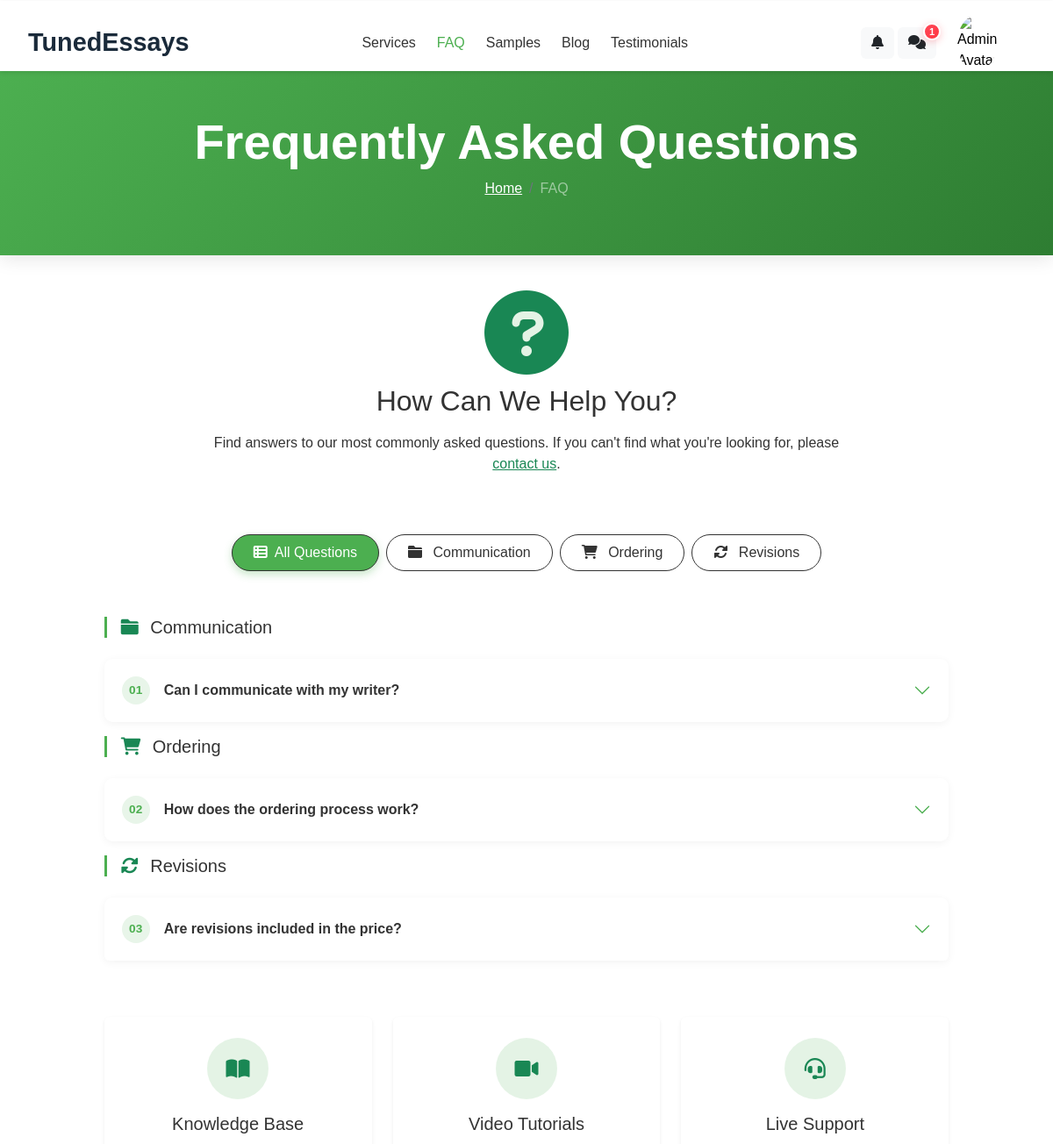
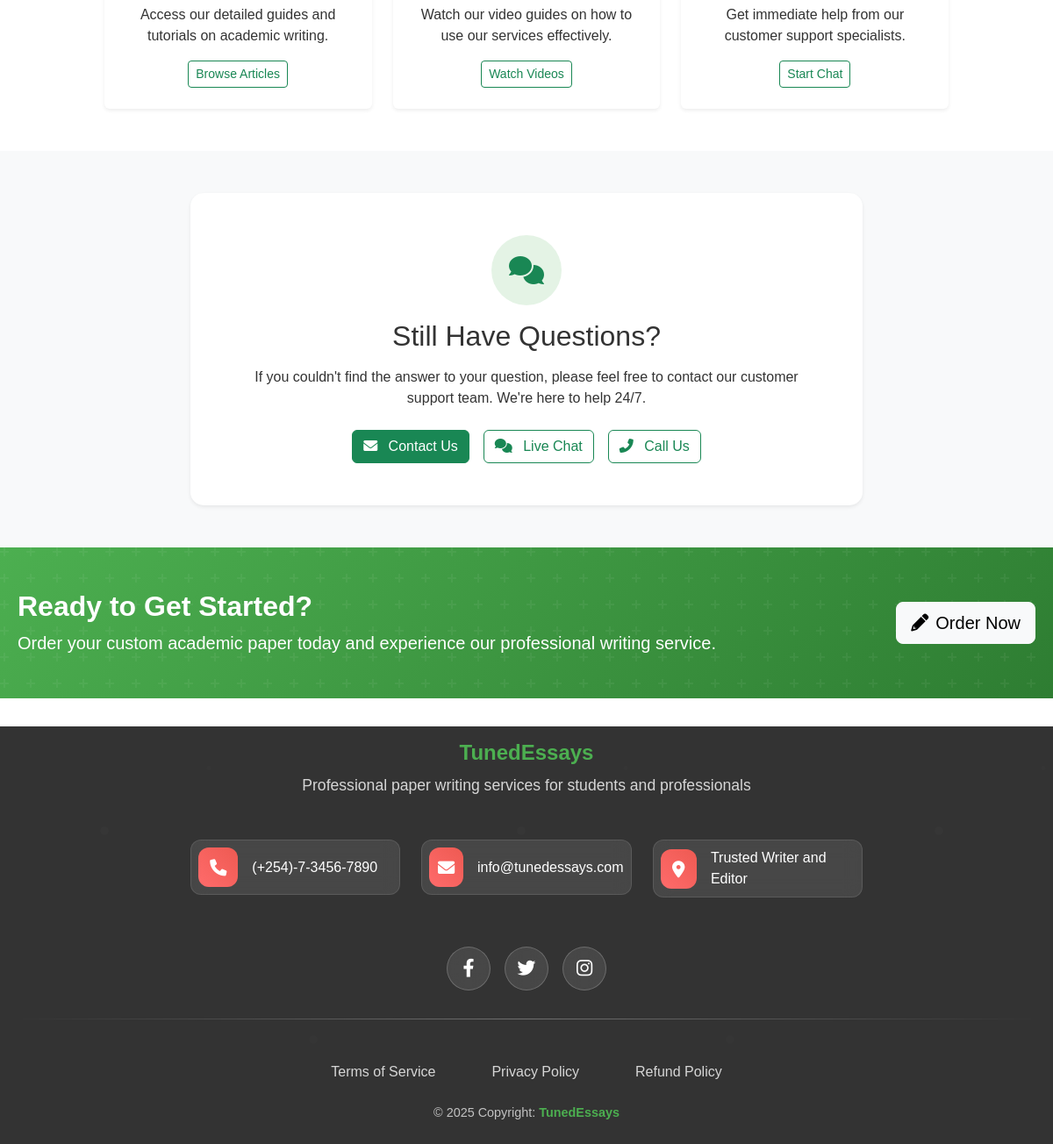
Screenshot of /faq (signed in) with the database file from the repository (2 pictures, top to bottom).
### app/models/content.py (models this page shows, shortened)
class FAQ(db.Model):
    id = db.Column(db.Integer, primary_key=True)
    question = db.Column(db.String(255), nullable=False)
    answer = db.Column(db.Text, nullable=False)
    category = db.Column(db.String(100), default='General')
    order = db.Column(db.Integer, default=0)

### app/routes/main.py (the view)
@main_bp.route('/faq')
def faq():
    faqs = FAQ.query.order_by(FAQ.category, FAQ.order).all()
    faq_categories = {}
    for faq in faqs:
        if faq.category not in faq_categories:
            faq_categories[faq.category] = []
        faq_categories[faq.category].append(faq)
    return render_template('faq.html',
                          faq_categories=faq_categories,
                          title="Frequently Asked Questions")

### app/templates/faq.html (shortened to what this page needs)
{% extends 'base.html' %}
{% block content %}
    <section class="page-header text-white py-5" style="background: linear-gradient(135deg, #4CAF50 0%, #2E7D32 100%);">
        <div class="container">
            <div class="row">
                <div class="col-12 text-center">
                    <h1 class="page-title display-4 fw-bold">Frequently Asked Questions</h1>
                    <nav aria-label="breadcrumb">
                        <ol class="breadcrumb justify-content-center">
                            <li class="breadcrumb-item"><a href="{{ url_for('main.home') }}" class="text-white">Home</a></li>
                            <li class="breadcrumb-item active text-white-50" aria-current="page">FAQ</li>
                        </ol>
                    </nav>
                </div>
            </div>
        </div>
    </section>
    <section class="section py-5">
        <div class="container">
            <div class="row justify-content-center mb-5">
                <div class="col-lg-8 text-center">
                    <div class="section-icon mb-3">
                        <span class="icon-circle bg-success-light text-success">
                            <i class="fas fa-question-circle fa-3x"></i>
                        </span>
                    </div>
                    <h2 class="section-title mb-3">How Can We Help You?</h2>
                    <p class="section-description">Find answers to our most commonly asked questions. If you can't find what you're looking for, please <a href="{{ url_for('main.contact') }}" class="text-success fw-medium">contact us</a>.</p>
                </div>
            </div>
            <div class="faq-navigation mb-5">
                <ul class="nav nav-pills justify-content-center flex-wrap" id="faq-tabs" role="tablist">
                    <li class="nav-item m-1" role="presentation">
                        <button class="nav-link active px-4 py-2" id="all-tab" data-bs-toggle="tab" data-bs-target="#all" type="button" role="tab" aria-controls="all" aria-selected="true">
                            <i class="fas fa-th-list me-2" ></i>All Questions
                        </button>
                    </li>
                    {% for category_name in faq_categories.keys() %}
                        <li class="nav-item m-1" role="presentation">
                            <button class="nav-link px-4 py-2" id="{{ category_name.lower() }}-tab" data-bs-toggle="tab" data-bs-target="#{{ category_name.lower() }}" type="button" role="tab" aria-controls="{{ category_name.lower() }}" aria-selected="false">
                                {% if category_name == 'Services' %}
                                    <i class="fas fa-clipboard-check me-2" ></i>
                                {% elif category_name == 'Ordering' %}
                                    <i class="fas fa-shopping-cart me-2" ></i>
                                {% elif category_name == 'Pricing' %}
                                    <i class="fas fa-tag me-2" ></i>
                                {% elif category_name == 'Delivery' %}
                                    <i class="fas fa-truck me-2" ></i>
                                {% elif category_name == 'Revisions' %}
                                    <i class="fas fa-sync-alt me-2" ></i>
                                {% elif category_name == 'Payment' %}
                                    <i class="fas fa-credit-card me-2" ></i>
                                {% else %}
                                    <i class="fas fa-folder me-2" ></i>
                                {% endif %}
                                <span >{{ category_name }}</span>
                            </button>
                        </li>
                    {% endfor %}
                </ul>
            </div>
            <div class="tab-content" id="faq-tab-content">
                <div class="tab-pane fade show active" id="all" role="tabpanel" aria-labelledby="all-tab">
                    <div class="row">
                        <div class="col-lg-10 mx-auto">
                            <div class="accordion custom-accordion" id="accordionAllFAQs">
                                {% set counter = namespace(value=0) %}
                                {% for category, faqs in faq_categories.items() %}
                                    <div class="category-divider mb-4">
                                        <h3 class="category-title h5 mb-3">
                                            {% if category == 'Services' %}
                                                <i class="fas fa-clipboard-check text-success me-2"></i>
                                            {% elif category == 'Ordering' %}
                                                <i class="fas fa-shopping-cart text-success me-2"></i>
                                            {% elif category == 'Pricing' %}
                                                <i class="fas fa-tag text-success me-2"></i>
                                            {% elif category == 'Delivery' %}
                                                <i class="fas fa-truck text-success me-2"></i>
                                            {% elif category == 'Revisions' %}
                                                <i class="fas fa-sync-alt text-success me-2"></i>
                                            {% elif category == 'Payment' %}
                                                <i class="fas fa-credit-card text-success me-2"></i>
                                            {% else %}
                                                <i class="fas fa-folder text-success me-2"></i>
                                            {% endif %}
                                            {{ category }}
                                        </h3>
                                    </div>
                                    {% for faq in faqs %}
                                        {% set counter.value = counter.value + 1 %}
                                        <div class="accordion-item custom-accordion-item mb-3">
                                            <h2 class="accordion-header" id="heading-all-{{ counter.value }}">
                                                <button class="accordion-button collapsed" type="button" data-bs-toggle="collapse" data-bs-target="#collapse-all-{{ counter.value }}" aria-expanded="false" aria-controls="collapse-all-{{ counter.value }}">
                                                    <span class="question-number me-3">{{ '%02d' % counter.value }}</span>
                                                    {{ faq.question }}
                                                </button>
                                            </h2>
                                        </div>
                                    {% endfor %}
                                {% endfor %}
                            </div>
                        </div>
                    </div>
                </div>
            </div>
            <div class="quick-links mt-5">
                <div class="row justify-content-center">
                    <div class="col-lg-10">
                        <div class="row g-4">
                            <div class="col-md-4">
                                <div class="quick-link-card text-center h-100">
                                    <div class="card border-0 shadow-sm h-100">
                                        <div class="card-body p-4">
                                            <div class="icon-box mb-3">
                                                <span class="icon-circle bg-success-light">
                                                    <i class="fas fa-book-open text-success"></i>
                                                </span>
                                            </div>
                                            <h3 class="h5 mb-3">Knowledge Base</h3>
                                            <p class="mb-3">Access our detailed guides and tutorials on academic writing.</p>
                                            <a href="#" class="btn btn-outline-success btn-sm">Browse Articles</a>
                                        </div>
                                    </div>
                                </div>
                            </div>
                            <div class="col-md-4">
                                <div class="quick-link-card text-center h-100">
                                    <div class="card border-0 shadow-sm h-100">
                                        <div class="card-body p-4">
                                            <div class="icon-box mb-3">
                                                <span class="icon-circle bg-success-light">
                                                    <i class="fas fa-video text-success"></i>
                                                </span>
                                            </div>
                                            <h3 class="h5 mb-3">Video Tutorials</h3>
                                            <p class="mb-3">Watch our video guides on how to use our services effectively.</p>
                                            <a href="#" class="btn btn-outline-success btn-sm">Watch Videos</a>
                                        </div>
                                    </div>
                                </div>
                            </div>
                            <div class="col-md-4">
                                <div class="quick-link-card text-center h-100">
                                    <div class="card border-0 shadow-sm h-100">
                                        <div class="card-body p-4">
                                            <div class="icon-box mb-3">
                                                <span class="icon-circle bg-success-light">
                                                    <i class="fas fa-headset text-success"></i>
                                                </span>
                                            </div>
                                            <h3 class="h5 mb-3">Live Support</h3>
                                            <p class="mb-3">Get immediate help from our customer support specialists.</p>
                                            <a href="#" class="btn btn-outline-success btn-sm">Start Chat</a>
                                        </div>
                                    </div>
                                </div>
                            </div>
                        </div>
                    </div>
                </div>
            </div>
        </div>
    </section>
    <section class="section py-5 bg-light">
        <div class="container">
            <div class="row justify-content-center">
                <div class="col-lg-8">
                    <div class="contact-card bg-white rounded-lg shadow-sm p-5 text-center">
                        <div class="section-icon mb-3">
                            <span class="icon-circle bg-success-light text-success">
                                <i class="fas fa-comments"></i>
                            </span>
                        </div>
                        <h2 class="section-title mb-3">Still Have Questions?</h2>
                        <p class="section-description mb-4">If you couldn't find the answer to your question, please feel free to contact our customer support team. We're here to help 24/7.</p>
                        <div class="contact-options d-flex justify-content-center flex-wrap gap-3">
                            <a href="{{ url_for('main.contact') }}" class="btn btn-success">
                                <i class="fas fa-envelope me-2"></i> Contact Us
                            </a>
                            <a href="#" class="btn btn-outline-success">
                                <i class="fas fa-comments me-2"></i> Live Chat
                            </a>
                            <a href="tel:+11234567890" class="btn btn-outline-success">
                                <i class="fas fa-phone-alt me-2"></i> Call Us
                            </a>
                        </div>
                    </div>
                </div>
            </div>
        </div>
    </section>
    <section class="cta-section py-5 text-white" style="background: linear-gradient(135deg, #4CAF50 0%, #2E7D32 100%);">
        <div class="container">
            <div class="row align-items-center">
                <div class="col-lg-9 mb-4 mb-lg-0">
                    <h2 class="mb-2 fw-bold">Ready to Get Started?</h2>
                    <p class="lead mb-0">Order your custom academic paper today and experience our professional writing service.</p>
                </div>
                <div class="col-lg-3 text-lg-end">
                    <a href="{{ url_for('orders.create_order') }}" class="btn btn-light btn-lg">
                        <i class="fas fa-pencil-alt me-2"></i>Order Now
                    </a>
                </div>
            </div>
        </div>
    </section>
{% endblock %}

### app/static/css/main.css (style rules this page uses)
:root { --primary-color: #4CAF50; --secondary-color: #1a2a3a; --text-color: #333; --light-gray: #e5e5e5; --white: #ffffff; }
body { background-color: var(--white); color: var(--text-color); }
.container { max-width: 1200px; margin: 0 auto; padding: 0 20px; }
.nav-link.active { color: var(--primary-color); }
* { margin: 0; padding: 0; box-sizing: border-box; font-family: Arial, sans-serif; }
body { background-color: #fff; }

### app/templates/faq.html (style rules this page uses)
:root { --primary-color: #4CAF50; --primary-dark: #2E7D32; --primary-light: #A5D6A7; --primary-bg: #e8f5e9; }
.page-header { position: relative; z-index: 1; box-shadow: 0 4px 20px rgba(0, 0, 0, 0.1); }
.icon-circle { width: 80px; height: 80px; border-radius: 50%; display: inline-flex; align-items: center; justify-content: center; font-size: 2rem; }
.bg-success-light { background-color: rgba(76, 175, 80, 0.15); }
.nav-pills .nav-link { border-radius: 30px; color:#333; font-weight: 500; transition: all 0.3s ease; border: 1px solid #333; background-color: transparent; }
.nav-pills .nav-link.active, .nav-pills .show > .nav-link { background-color: #4CAF50 !important; color: #fff !important; box-shadow: 0 4px 10px rgba(76, 175, 80, 0.3); }
.custom-accordion-item { border: none; border-radius: 10px; overflow: hidden; box-shadow: 0 2px 10px rgba(0,0,0,0.05); transition: all 0.3s ease; }
.accordion-button { padding: 1.25rem; font-weight: 600; color: #333; background-color: #fff; border: none; position: relative; }
.accordion-button::after { transition: all 0.3s ease; }
.question-number { display: inline-block; width: 32px; height: 32px; line-height: 32px; text-align: center; background-color: var(--primary-bg); color: var(--primary-color); border-radius: 50%; font-size: 0.85rem; font-weight: 700; flex-shrink: 0; }
.category-divider { padding-left: 1rem; border-left: 3px solid var(--primary-color); }
.quick-link-card { transition: all 0.3s ease; }
.quick-link-card .icon-box .icon-circle { width: 70px; height: 70px; font-size: 1.5rem; }
.contact-card { border-radius: 15px; transition: all 0.3s ease; }
.cta-section { position: relative; overflow: hidden; }
.cta-section::before { content: ''; position: absolute; top: 0; left: 0; width: 100%; height: 100%; z-index: 0; }
.cta-section .container { position: relative; z-index: 1; }

### rows the page displays
FAQ: category "Communication", value "01", question "Can I communicate with my writer?"
FAQ: category "Ordering", value "02", question "How does the ordering process work?"
FAQ: category "Revisions", value "03", question "Are revisions included in the price?"
